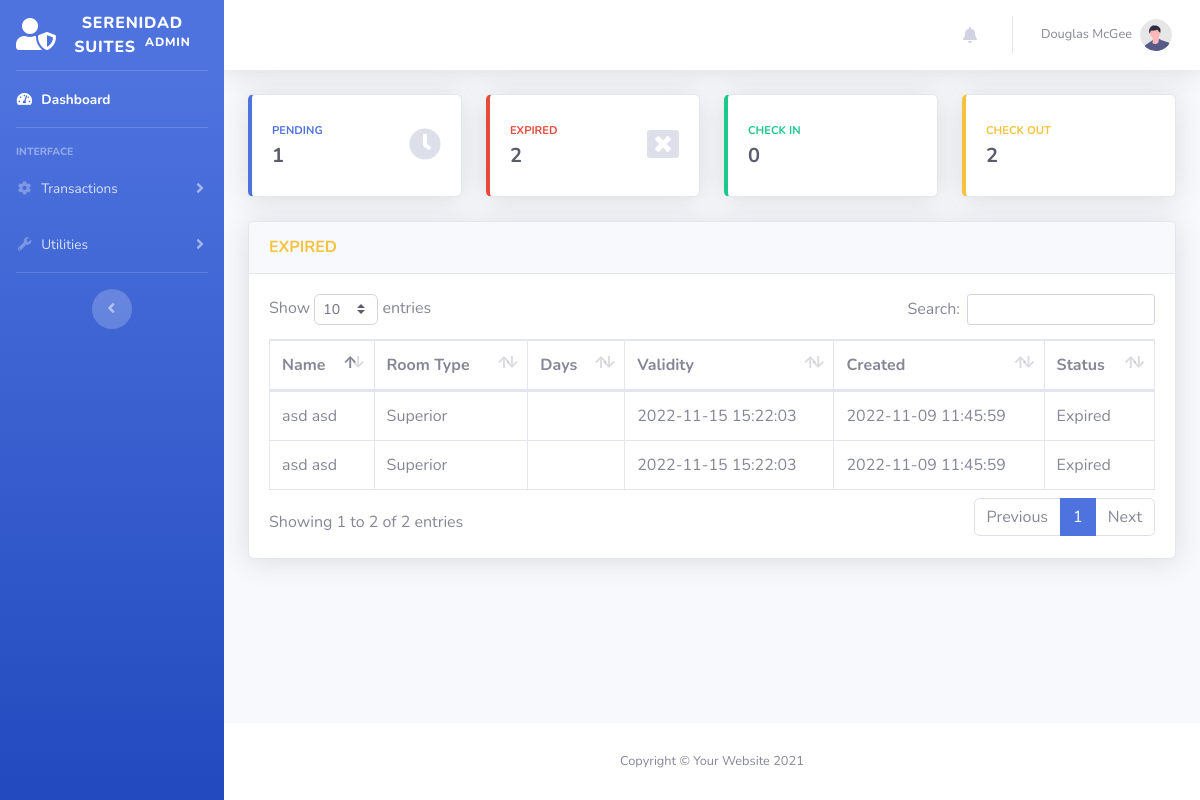
Page /admin/reservation-expired.php on the earlier database version.
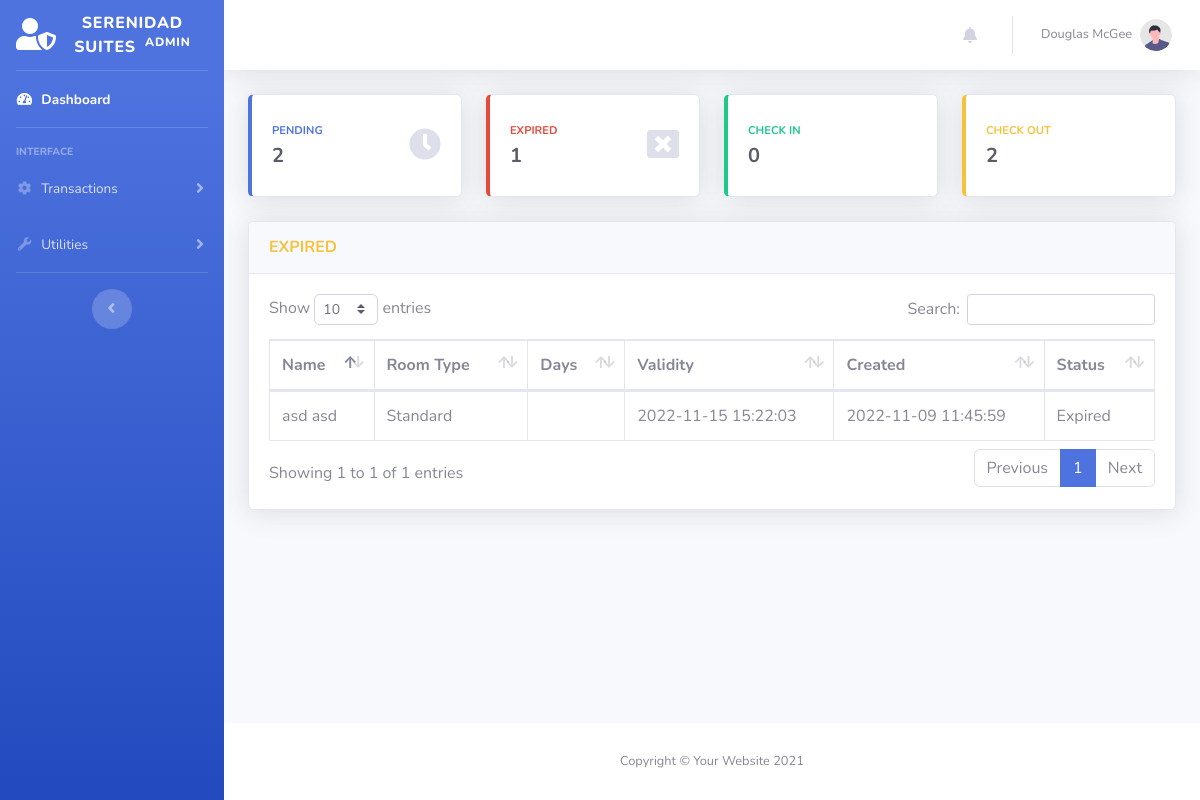
Same page on the later database version.
### tables this page shows
CREATE TABLE `transactions` (
  `id` int NOT NULL,
  `guest_id` int NOT NULL,
  `room_id` int NOT NULL,
  `room_no` int DEFAULT NULL,
  `extra_bed` tinyint NOT NULL DEFAULT '0',
  `status` varchar(50) DEFAULT NULL,
  `days` int DEFAULT NULL,
  `checkin` varchar(50) DEFAULT NULL,
  `checkin_time` varchar(50) DEFAULT NULL,
  `checkout` varchar(50) DEFAULT NULL,
  `checkout_time` varchar(50) DEFAULT NULL,
  `bill` varchar(50) DEFAULT NULL,
  `valid_until` varchar(50) DEFAULT NULL,
  `is_unread` tinyint(1) NOT NULL DEFAULT '1',
  `created_at` datetime DEFAULT NULL,
  `updated_at` datetime DEFAULT NULL
);

CREATE TABLE `guest` (
  `id` int NOT NULL,
  `firstname` varchar(50) NOT NULL,
  `middlename` varchar(30) NOT NULL,
  `lastname` varchar(40) NOT NULL,
  `address` varchar(50) NOT NULL,
  `contactno` varchar(13) NOT NULL,
  `created_at` datetime DEFAULT NULL,
  `updated_at` datetime DEFAULT NULL
);

CREATE TABLE `room` (
  `id` int NOT NULL,
  `room_type` varchar(50) NOT NULL,
  `price` varchar(11) NOT NULL,
  `photo` varchar(100) NOT NULL
);

### models/Model.php (called while the page is built, shortened)
<?php
class Model
{
    protected $host = "localhost";
    protected $database = "db_hor";
    protected $username = "root";
    protected $password = "admin";
    protected $pdo;
    protected $stmt;
    public function connect(){
        try {
            $this->pdo = new PDO("mysql:host={$this->host};dbname={$this->database};charset=utf8","{$this->username}","{$this->password}");
            $this->pdo->setAttribute(PDO::ATTR_ERRMODE, PDO::ERRMODE_EXCEPTION);
            $this->pdo->setAttribute(PDO::ATTR_DEFAULT_FETCH_MODE, PDO::FETCH_ASSOC);
        } catch (PDOException $e) {
            echo $e->getMessage();
        }
    }
    public function setQuery($qry){
        $this->qry = $qry;
        $this->stmt = $this->pdo->query($this->qry);
        return $this;
    }
    public function getAll(){
        try {
            return $this->stmt->fetchAll();
        } catch (PDOException $e) {
            return $e->getMessage();
        }
    }
    public function getFirst(){
        try {
            $data =  $this->stmt->fetch();
            return (object) $data;
        } catch (PDOException $e) {
            return $e->getMessage();
        }
    }
}

### models/Transaction.php (called while the page is built, shortened)
<?php
Class Transaction extends Model {
    public function getExpiredTransactions(){
        return $this->setQuery("SELECT
                                A.*,
                                B.firstname,
                                B.middlename,
                                B.lastname,
                                B.address,
                                B.contactno,
                                C.room_type,
                                C.price,
                                C.photo
                                FROM `transactions` as A
                                LEFT JOIN `guest` as B
                                ON A.guest_id = B.id
                                LEFT JOIN `room` as C
                                ON A.room_id = C.id
                                WHERE A.status = 'Expired'
                                ORDER BY A.created_at DESC
                                ")
                                ->getAll();
    }
}

### admin/reservation-expired.php (the view, shortened to what the changed rows need)
<?php
$connection = new Transaction();
$EXPIRED = $connection->getExpiredTransactions();
?>
<?php include('includes/header.php') ?>
<body id="page-top">
    <div id="wrapper">
        <div id="content-wrapper" class="d-flex flex-column">
            <div id="content">
                <div class="container-fluid">
                    <div class="row">
                        <?php include('includes/count-cards.php') ?>
                    </div>
                    <div class="card shadow mb-4">
                        <div class="card-body">
                            <div class="table-responsive">
                                <table class="table table-bordered" id="dataTable" width="100%" cellspacing="0">
                                <thead>
                                    <tr>
                                        <th>Name</th>
                                        <th>Room Type</th>
                                        <th>Days</th>
                                        <th>Validity</th>
                                        <th>Created</th>
                                        <th>Status</th>
                                    </tr>
                                </thead>
                                <tbody>
                                    <?php
                                        foreach ($EXPIRED as $key => $value) {
                                    ?>
                                    <tr>
                                        <td><?= $value['firstname']." ".$value['lastname']?></td>
                                        <td><?= $value['room_type']?></td>
                                        <td><?= $value['days']?></td>
                                        <td><?= $value['valid_until']?></td>
                                        <td><?= $value['created_at']?></td>
                                        <td><?= $value['status']?></td>
                                    </tr>
                                    <?php
                                        }
                                    ?>
                                </tbody>
                            </table>
                            </div>
                        </div>
                    </div>
                </div>
            </div>
        </div>
    </div>
</body>
</html>

### admin/includes/count-cards.php (shortened to what the changed rows need)
<?php
$connection = new Transaction();
$pendingCount = $connection->setQuery("SELECT Count(id) AS count FROM `transactions`   WHERE `status` LIKE 'Pending'")->getFirst();
$expiredCount = $connection->setQuery("SELECT Count(id) AS count FROM `transactions`   WHERE `status` LIKE 'Expired'")->getFirst();
?>
<div class="col-xl-3 col-md-6 mb-4 clickTo" onclick="window.location = 'index.php'">
    <div class="card border-left-primary shadow h-100 py-2">
        <div class="card-body">
            <div class="row no-gutters align-items-center">
                <div class="col mr-2">
                    <div class="text-xs font-weight-bold text-primary text-uppercase mb-1">
                        PENDING</div>
                    <div class="h5 mb-0 font-weight-bold text-gray-800"> <?= $pendingCount->count ?> </div>
                </div>
            </div>
        </div>
    </div>
</div>
<div class="col-xl-3 col-md-6 mb-4 clickTo" onclick="window.location = 'reservation-expired.php'">
    <div class="card border-left-danger shadow h-100 py-2">
        <div class="card-body">
            <div class="row no-gutters align-items-center">
                <div class="col mr-2">
                    <div class="text-xs font-weight-bold text-danger text-uppercase mb-1">
                        EXPIRED</div>
                    <div class="h5 mb-0 font-weight-bold text-gray-800"> <?= $expiredCount->count ?> </div>
                </div>
            </div>
        </div>
    </div>
</div>

Differences in the rows shown:
no longer on this page (row edited): transactions: guest.firstname "asd", guest.lastname "asd", room.room_type "Superior", valid_until "2022-11-15 15:22:03", created_at "2022-11-09 11:45:59", status "Expired"
changed transactions "Expired": room.room_type "Superior" → "Standard"
Other differences:
$pendingCount->count: "1" → "2"
$expiredCount->count: "2" → "1"
text written by a page script: "Show entries Search: Showing 1 to 2 of 2 entries Previous 1 Next" → "Show entries Search: Showing 1 to 1 of 1 entries Previous 1 Next"
